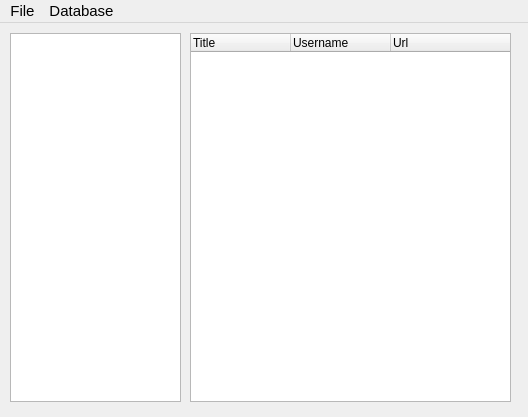
<?xml version="1.0" encoding="UTF-8"?>
<ui version="4.0">
 <class>MainWindow</class>
 <widget class="QMainWindow" name="MainWindow">
  <property name="geometry">
   <rect>
    <x>0</x>
    <y>0</y>
    <width>528</width>
    <height>417</height>
   </rect>
  </property>
  <property name="font">
   <font>
    <pointsize>11</pointsize>
   </font>
  </property>
  <property name="windowTitle">
   <string>Yaps</string>
  </property>
  <property name="tabShape">
   <enum>QTabWidget::Rounded</enum>
  </property>
  <widget class="QWidget" name="centralWidget">
   <widget class="FullTreeWidget" name="treeFull">
    <property name="geometry">
     <rect>
      <x>10</x>
      <y>10</y>
      <width>171</width>
      <height>369</height>
     </rect>
    </property>
    <property name="font">
     <font>
      <pointsize>9</pointsize>
     </font>
    </property>
    <property name="contextMenuPolicy">
     <enum>Qt::CustomContextMenu</enum>
    </property>
    <property name="horizontalScrollBarPolicy">
     <enum>Qt::ScrollBarAlwaysOff</enum>
    </property>
    <property name="indentation">
     <number>10</number>
    </property>
    <property name="itemsExpandable">
     <bool>true</bool>
    </property>
    <property name="sortingEnabled">
     <bool>true</bool>
    </property>
    <property name="headerHidden">
     <bool>true</bool>
    </property>
    <property name="columnCount">
     <number>2</number>
    </property>
    <attribute name="headerVisible">
     <bool>false</bool>
    </attribute>
    <attribute name="headerCascadingSectionResizes">
     <bool>true</bool>
    </attribute>
    <attribute name="headerDefaultSectionSize">
     <number>100</number>
    </attribute>
    <attribute name="headerHighlightSections">
     <bool>true</bool>
    </attribute>
    <attribute name="headerMinimumSectionSize">
     <number>100</number>
    </attribute>
    <attribute name="headerStretchLastSection">
     <bool>true</bool>
    </attribute>
    <column>
     <property name="text">
      <string notr="true">Password Safe</string>
     </property>
    </column>
    <column>
     <property name="text">
      <string>id</string>
     </property>
    </column>
   </widget>
   <widget class="QTreeWidget" name="treeSub">
    <property name="geometry">
     <rect>
      <x>190</x>
      <y>10</y>
      <width>321</width>
      <height>369</height>
     </rect>
    </property>
    <property name="font">
     <font>
      <pointsize>9</pointsize>
     </font>
    </property>
    <property name="indentation">
     <number>0</number>
    </property>
    <attribute name="headerDefaultSectionSize">
     <number>100</number>
    </attribute>
    <column>
     <property name="text">
      <string>Title</string>
     </property>
    </column>
    <column>
     <property name="text">
      <string>Username</string>
     </property>
    </column>
    <column>
     <property name="text">
      <string>Url</string>
     </property>
    </column>
   </widget>
  </widget>
  <widget class="QMenuBar" name="menuBar">
   <property name="geometry">
    <rect>
     <x>0</x>
     <y>0</y>
     <width>528</width>
     <height>25</height>
    </rect>
   </property>
   <widget class="QMenu" name="menuFile">
    <property name="title">
     <string>File</string>
    </property>
    <addaction name="actionNew"/>
    <addaction name="actionOpen"/>
    <addaction name="actionSave"/>
    <addaction name="separator"/>
    <addaction name="actionExit"/>
   </widget>
   <widget class="QMenu" name="menuDatabase">
    <property name="title">
     <string>Database</string>
    </property>
    <addaction name="actionAddEntry"/>
   </widget>
   <addaction name="menuFile"/>
   <addaction name="menuDatabase"/>
  </widget>
  <action name="actionNew">
   <property name="text">
    <string>New</string>
   </property>
  </action>
  <action name="actionOpen">
   <property name="text">
    <string>Open</string>
   </property>
  </action>
  <action name="actionSave">
   <property name="text">
    <string>Save</string>
   </property>
  </action>
  <action name="actionExit">
   <property name="text">
    <string>Exit</string>
   </property>
  </action>
  <action name="actionAddEntry">
   <property name="text">
    <string>Add Entry</string>
   </property>
  </action>
 </widget>
 <layoutdefault spacing="6" margin="11"/>
 <customwidgets>
  <customwidget>
   <class>FullTreeWidget</class>
   <extends>QTreeWidget</extends>
   <header location="global">fulltreewidget.h</header>
  </customwidget>
 </customwidgets>
 <resources/>
 <connections/>
</ui>
